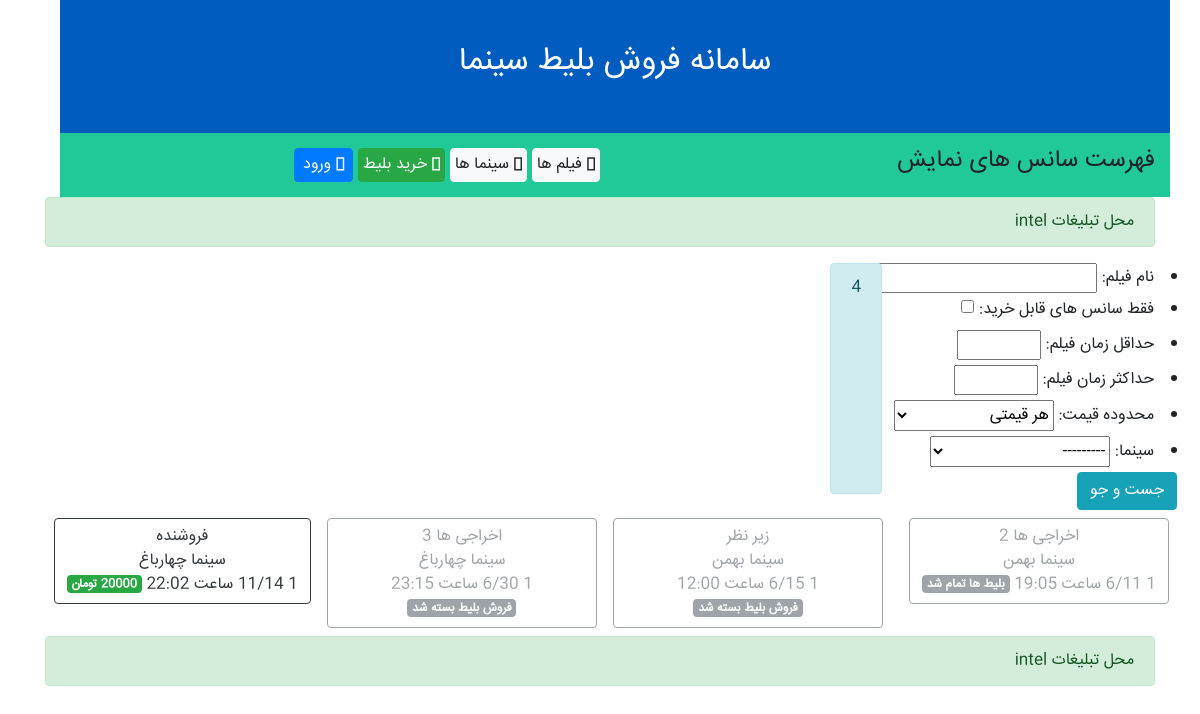
The page / on the database its author committed.
### ticketing/models.py (models this page shows, shortened)
class ShowTime(models.Model):
    class Meta:
        verbose_name = "سانس"
        verbose_name_plural = "سانس ها"
    movie = models.ForeignKey('Movie', on_delete=models.PROTECT, verbose_name="نام فیلم")
    cinema = models.ForeignKey('Cinema', on_delete=models.PROTECT, verbose_name="نام سینما")
    start_time = models.DateTimeField("زمان سانس")
    price = models.IntegerField("قیمت")
    sabale_seats = models.IntegerField('تعداد صندلی ها')
    free_seats = models.IntegerField("تعداد صندلی خالی")
    """
    define constant for choice status of showtime
    """
    SALE_NOT_STARTED = 1
    SALE_OPEN = 2
    TICKETS_SALE = 3
    SALE_CLOSED = 4
    MOVIE_PLAYED = 5
    SHOW_CANSELED = 6
    status_choice = (
        (SALE_NOT_STARTED, "فروش آغاز نشده"),
        (SALE_OPEN, "در حال فروش بلیط"),
        (TICKETS_SALE, "بلیط ها تمام شد"),
        (SALE_CLOSED, "فروش بلیط بسته شد"),
        (MOVIE_PLAYED, "فیلم پخش شد"),
        (SHOW_CANSELED, "سانس لغو شد"),
    )
    status = models.IntegerField("وضعیت", choices=status_choice)
    def get_price_display(self):
        return "{} تومان".format(self.price) # show price with toman format
    def get_status_display(self):
        return self.status_choice[self.status - 1][1] # method for return status of show time

class Movie(models.Model):
    class Meta:
        verbose_name = "فیلم"
        verbose_name_plural = "فیلم ها"
    name = models.CharField(max_length=100, verbose_name="نام فیلم")
    director = models.CharField(max_length=50, verbose_name="کارگردان فیلم")
    year = models.IntegerField(default=1380, verbose_name="سال ساخت فیلم")
    length = models.IntegerField(default=120, verbose_name="زمان فیلم")
    description = models.TextField("توضیحات", null=True)
    poster = models.ImageField("پوستر", upload_to='imageposter/')
    def __str__(self):
        return self.name

class Cinema(models.Model):
    class Meta:
        verbose_name = "سینما"
        verbose_name_plural = "سینماها"
    cinema_code = models.IntegerField("کد سینما", primary_key=True)
    name = models.CharField("نام سینما", max_length=50)
    city = models.CharField("شهر سینما", max_length=40, default='اصفهان')
    phone = models.IntegerField("شماره تلفن سینما", null=True)
    capacity = models.IntegerField("ظرفیت سینما", default=100)
    address = models.TextField("آدرس سینما", null=True)
    poster = models.ImageField('پوستر', upload_to='imageposter/', null=True, blank=True)
    def __str__(self):
        return self.name

### ticketing/views.py (the view)
# urls.py: path('',views.showtime_list),
def showtime_list(request):
    search_form = ShowTimeSearchForm(request.GET) # define and bind showtime search from
    showtime = ShowTime.objects.all() # get all object in showtime model
    if search_form.is_valid(): # validate search form fields
        showtime = showtime.filter(movie__name__contains=search_form.cleaned_data['movie_name']) # filter show times by that movie
        if search_form.cleaned_data['sale_is_open']: # filter show time by sale open status
            showtime = showtime.filter(status=ShowTime.SALE_OPEN)
        if search_form.cleaned_data['movie_length_min'] is not None: # filter show time by movie length min
            showtime = showtime.filter(movie__length__gte=search_form.cleaned_data['movie_length_min'])
        if search_form.cleaned_data['movie_length_max'] is not None: # filter show time by movie length max
            showtime = showtime.filter(movie__length__lte=search_form.cleaned_data['movie_length_max'])
        if search_form.cleaned_data['cinema'] is not None: # filter show time by cinema
            showtime = showtime.filter(cinema=search_form.cleaned_data['cinema'])
        """
        define filter for max and min price of show time
        """
        min_price, max_price = search_form.get_price_boundries()
        if min_price is not None:
            showtime = showtime.filter(price__gte=min_price)
        if max_price is not None:
            showtime=showtime.filter(price__lt=max_price)
    showtime = showtime.order_by('start_time') # ordered showtime by start time of showtime
    context = {
        "showtimes": showtime,
        'search_form': search_form,
    }
    return render(request, "ticketing/showtime_list.html", context)

### ticketing/forms.py (called while the page is built)
    def get_price_boundries(self): # for specify price level in filter of searching
        price_level = self.cleaned_data['price_level']
        if price_level == ShowTimeSearchForm.PRICE_UNDER_10:
            return None, 10000
        if price_level == ShowTimeSearchForm.PRICE_10_TO_15:
            return 10000, 15000
        if price_level == ShowTimeSearchForm.PRICE_15_TO_20:
            return 15000, 20000
        if price_level == ShowTimeSearchForm.PRICE_ABOVE_20:
            return 20000, None
        else:
            return None, None

### ticketing/templates/ticketing/showtime_list.html (shortened to what this page needs)
{% extends 'ticketing/base_page.html' %}
    {% block toolbar_title %}
        فهرست سانس های نمایش
    {% endblock %}
    {% block main_content %}
        <div class="row">
        {% if showtimes %}
            <div class="row px-2">
                <form action="" method="get">
                    {{ search_form.as_ul}}
                    <button type="submit" class="btn btn-info">جست و جو</button>
                </form>
            </div><br>
            <br>
            <div class="alert alert-info">
                {{ showtimes.count }}
            </div>
            <div class="row px-2">
                {% for showtime in showtimes %}
                    <div class="col-3 px-2 py-2">
                        <a href="{% url 'ticketing_app:showtime_details' showtime_id=showtime.pk %}"  class="showtime-box btn
                           {% if showtime.status != showtime.SALE_OPEN %}
                                disabled btn-outline-secondary
                           {% else %}
                                btn-outline-dark
                           {% endif %}
">
                            <span>{{ showtime.movie}}</span>
                            <br>
                            <span>{{ showtime.cinema}}</span>
                            <br>
                            <span>
                                {{ showtime.start_time|date:"1 n/j ساعت H:i"}}
                            </span>
                            <span class="showtime-status badge
                                {% if showtime.status == showtime.SALE_NOT_STARTED %}
                                    badge-warning
                                {% elif showtime.status == showtime.SHOW_CANSELED %}
                                    badge-danger
                                {% elif showtime.status == showtime.SALE_OPEN %}
                                    badge-success
                                {% else %}
                                    badge-secondary
                                {% endif %}
                                ">
                                {% if showtime.status == showtime.SALE_OPEN %}
                                    {{ showtime.get_price_display }}
                                {% else %}
                                    {{ showtime.get_status_display }}
                                {% endif %}
                            </span>
                        </a>
                    </div>
                {% endfor %}
            </div>
        {% else %}
            <div class="alert alert-danger">
                در حال حاضر هیچ سانسی برای نمایش وجود ندارد.
            </div>
        {% endif %}
        </div>
    {% endblock %}

### rows shown on the page
ShowTime: movie "اخراجی ها 2", cinema "سینما بهمن", start_time "1 6/11 ساعت 19:05", status "بلیط ها تمام شد"
ShowTime: movie "زیر نظر", cinema "سینما بهمن", start_time "1 6/15 ساعت 12:00", status "فروش بلیط بسته شد"
ShowTime: movie "اخراجی ها 3", cinema "سینما چهارباغ", start_time "1 6/30 ساعت 23:15", status "فروش بلیط بسته شد"
ShowTime: movie "فروشنده", cinema "سینما چهارباغ", start_time "1 11/14 ساعت 22:02", price "20000 تومان"

### other values the page prints
{{ company }} "intel intel"
{{ showtimes.count }} "4"
